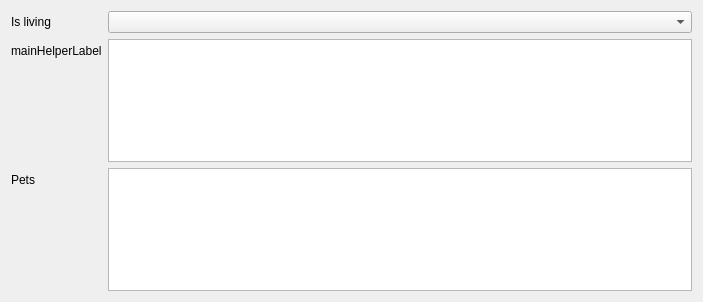
<?xml version="1.0" encoding="UTF-8"?>
<ui version="4.0">
 <class>Subs::Geriatrics::SocioDemographics::PlaceOfLiving</class>
 <widget class="QWidget" name="Subs::Geriatrics::SocioDemographics::PlaceOfLiving">
  <property name="geometry">
   <rect>
    <x>0</x>
    <y>0</y>
    <width>703</width>
    <height>302</height>
   </rect>
  </property>
  <property name="windowTitle">
   <string/>
  </property>
  <layout class="QFormLayout" name="formLayout">
   <item row="0" column="0">
    <widget class="QLabel" name="isLivingLabel">
     <property name="text">
      <string>Is living</string>
     </property>
    </widget>
   </item>
   <item row="0" column="1">
    <widget class="QComboBox" name="isLivingComboBox"/>
   </item>
   <item row="2" column="0">
    <widget class="QLabel" name="petsLabel">
     <property name="text">
      <string>Pets</string>
     </property>
    </widget>
   </item>
   <item row="2" column="1">
    <widget class="QTextEdit" name="petsEdit"/>
   </item>
   <item row="1" column="0">
    <widget class="QLabel" name="mainHelperLabel">
     <property name="text">
      <string>mainHelperLabel</string>
     </property>
    </widget>
   </item>
   <item row="1" column="1">
    <widget class="QTextEdit" name="mainHelperEdit"/>
   </item>
  </layout>
 </widget>
 <resources/>
 <connections/>
</ui>
